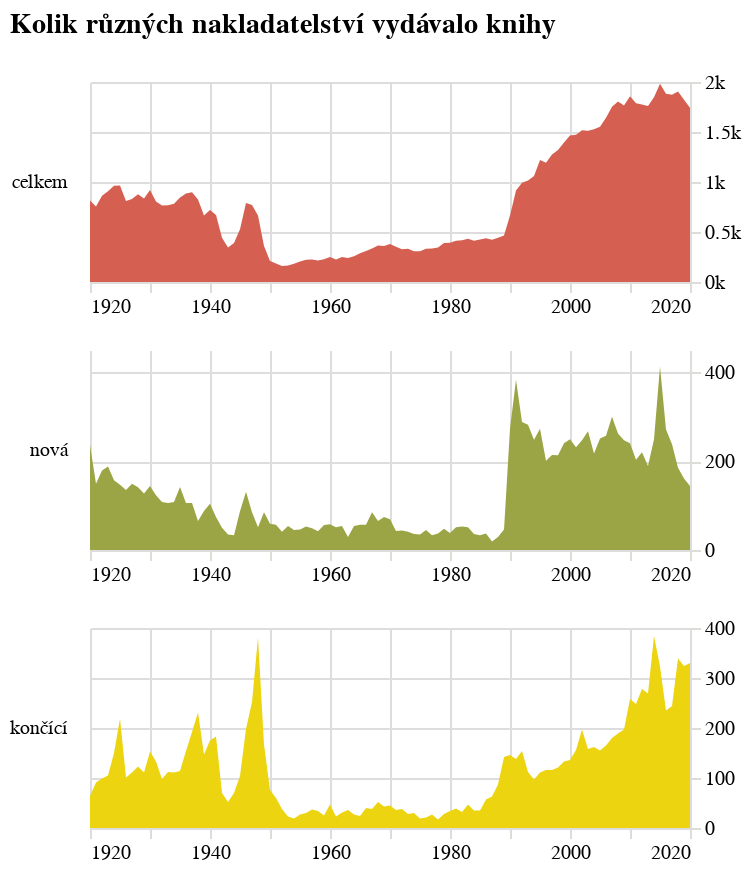

Source (notebook cell):
### Code cell
graf_nakl = alt.Chart(do_grafu, title={'text': titulek}, width=300).mark_area().encode(
    alt.X("rok:T", 
          title=None,
          axis=alt.Axis(domainOpacity=0, tickColor='#DCDDD6')
    ),
    alt.Y('value:Q', 
          axis=alt.Axis(domainOpacity=0, tickColor='#DCDDD6', orient='right', format='~s'), 
          title=None
    ),
    alt.Color("variable:N", 
              scale=alt.Scale(range=['#D55F50', '#ECD410', '#9CA545']), ##['#DB842F', '#81A9D5', '#E09DA3']), ## '# ['#a7ddd6','#001f80','#e6e6e4','#e5db00','#e49996','#9cc002']), 
              title=None, 
              legend=None
    ),
    row=alt.Row(
        "variable:N", 
        title=None, 
        spacing=15, 
        header=alt.Header(labelAngle=0, labelAlign='left', labelAnchor='middle', labelFont='Asap'),
                sort=['celkem', 'nová', 'končící'],

    )
).resolve_axis(
    x='independent'
).resolve_scale(
    y='independent'
).properties(height=100, width=300).configure_view(stroke='transparent').configure_view(stroke='transparent')

graf_nakl

### Figure 1 — Vega-Lite specification as saved in the notebook (floating-point values rounded to 4 significant figures; data arrays with more than 128 entries replaced by an {"elided": "..."} marker saying what was removed)
{"config": {"title": {"font": "Noticia Text", "fontSize": 14, "anchor": "start", "fontWeight": "bolder", "subtitleFont": "Noticia Text", "subtitleFontSize": 12, "subtitleFontWeight": "lighter", "subtitlePadding": 12, "dy": -12}, "axis": {"labelFont": "Asap", "titleFont": "Asap", "fontWeight": "lighter", "titleFontWeight": "lighter", "labelFontSize": 10, "titleFontSize": 10, "labelPadding": 2, "titlePadding": 10}, "legend": {"labelFont": "Asap", "labelFontWeight": "normal", "titleFont": "Asap", "titleFontWeight": "normal", "labelFontSize": 10, "titleFontSize": 10}, "view": {"stroke": "transparent"}}, "data": {"name": "data-6653d8bab6e7d8d2d25f1c9fadd358a7"}, "mark": {"type": "area"}, "encoding": {"color": {"field": "variable", "legend": null, "scale": {"range": ["#D55F50", "#ECD410", "#9CA545"]}, "title": null, "type": "nominal"}, "row": {"field": "variable", "header": {"labelAlign": "left", "labelAnchor": "middle", "labelAngle": 0, "labelFont": "Asap"}, "sort": ["celkem", "nová", "končící"], "spacing": 15, "title": null, "type": "nominal"}, "x": {"axis": {"domainOpacity": 0, "tickColor": "#DCDDD6"}, "field": "rok", "title": null, "type": "temporal"}, "y": {"axis": {"domainOpacity": 0, "format": "~s", "orient": "right", "tickColor": "#DCDDD6"}, "field": "value", "title": null, "type": "quantitative"}}, "height": 100, "resolve": {"axis": {"x": "independent"}, "scale": {"y": "independent"}}, "title": {"text": "Kolik různých nakladatelství vydávalo knihy"}, "width": 300, "$schema": "https://vega.github.io/schema/vega-lite/v5.8.0.json", "datasets": {"data-6653d8bab6e7d8d2d25f1c9fadd358a7": {"elided": "303 records"}}}
